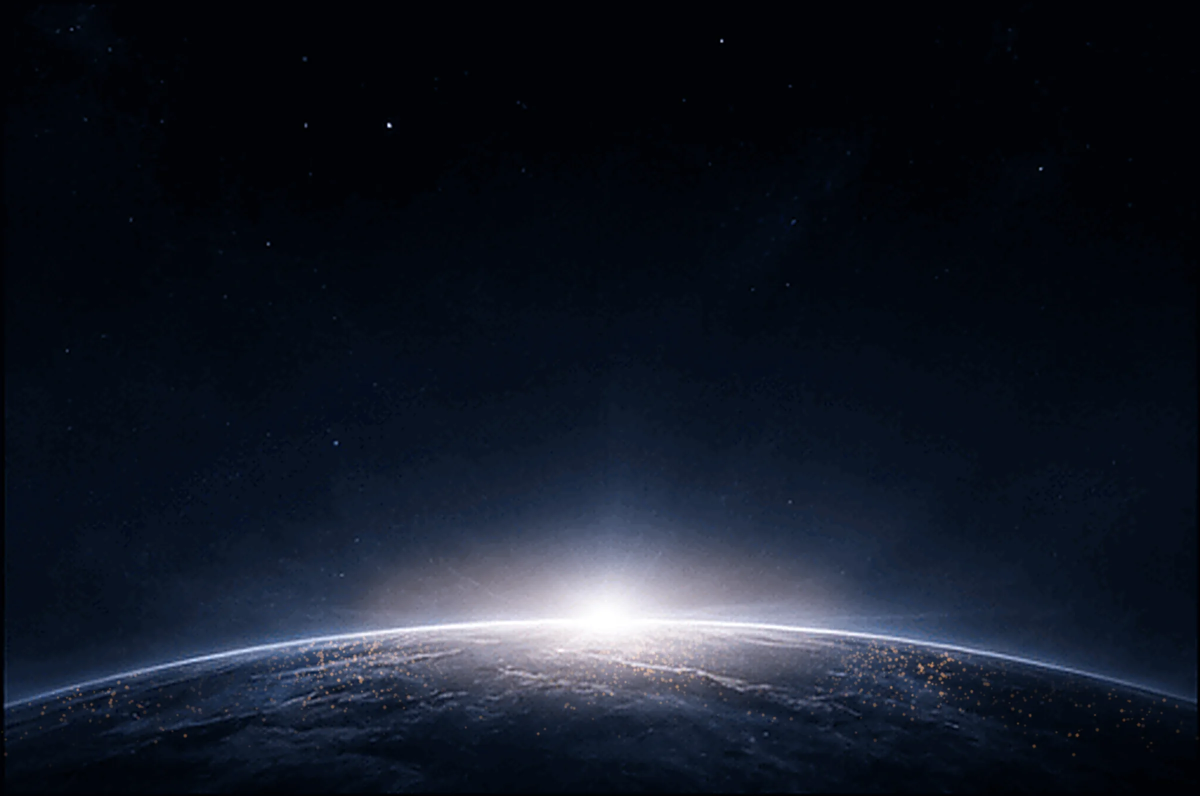
#> input picture assets/img/horizon.webp, 2400 x 1592 px (shown at 1/2 size)
$ python og.py
#> lines starting #> are read from the running program, lines starting #| are printed output that depends on the picture
# -*- coding: utf-8 -*-
"""Share image for og:image: a 1200x630 crop of the hero planet (assets/img/horizon.webp), no text rendered.
Deterministic. Run: python -I tools/og.py  -> assets/img/og.png (build.py adds the og:image tags when it exists)."""
import pathlib
from PIL import Image

ROOT = pathlib.Path(__file__).resolve().parent.parent
W, H = 1200, 630
src = Image.open(ROOT / "assets/img/horizon.webp").convert("RGB")
#> src is the input picture: PIL image 2400x1592 RGB; mean R, G, B 19, 24.9, 36.9
scale = W / src.width                                   # full width, keep the crest of the planet in frame
#> scale = 0.5
im = src.resize((W, round(src.height * scale)), Image.LANCZOS)
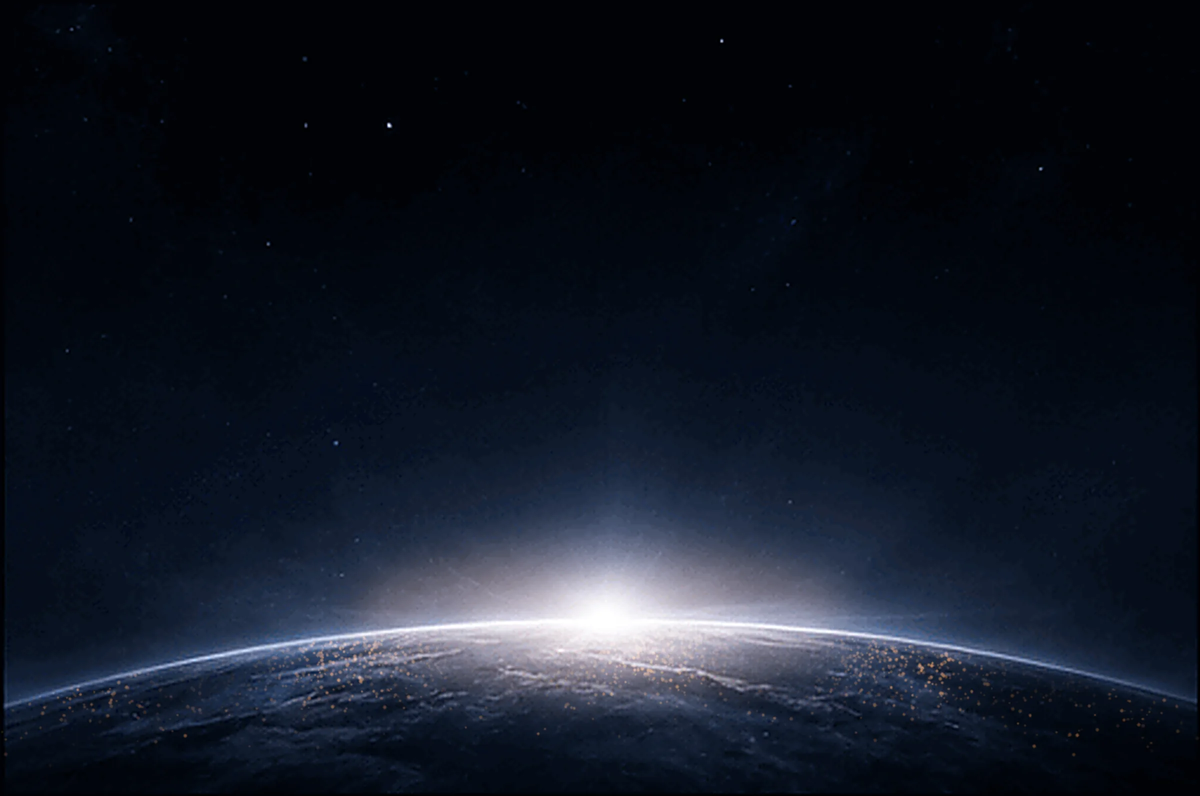
#> im: PIL image 1200x796 RGB; mean R, G, B 19, 24.9, 36.9
top = max(0, min(im.height - H, round(im.height * 0.5) - H // 2))
#> top = 83
im = im.crop((0, top, W, top + H))
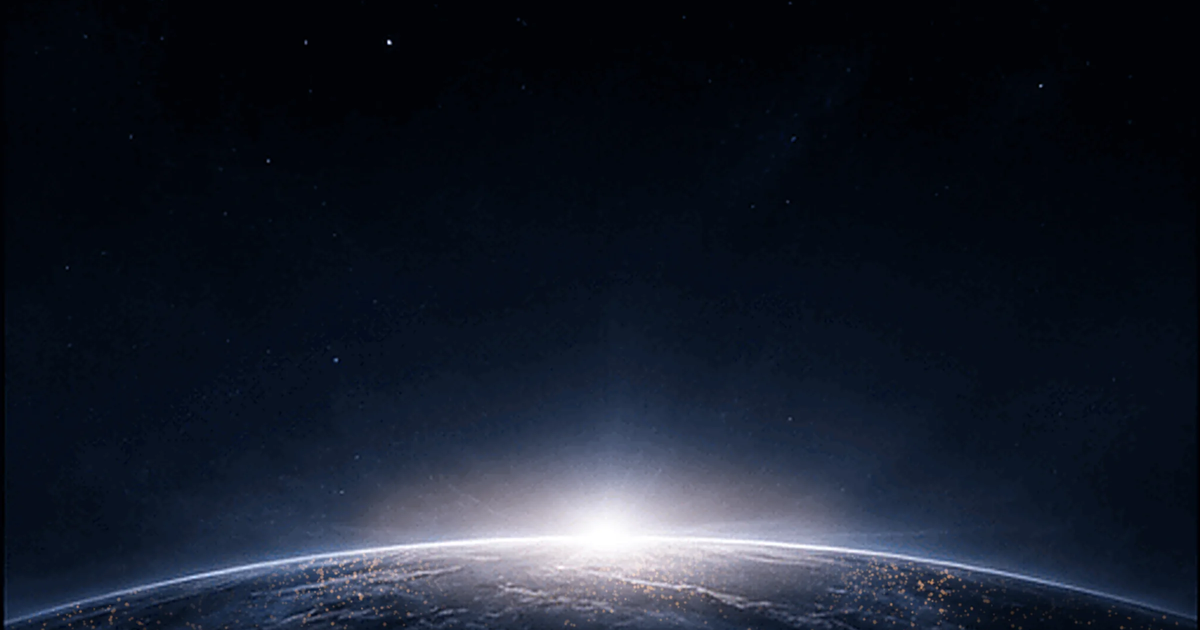
#> im: PIL image 1200x630 RGB; mean R, G, B 22.7, 29, 42
im = im.quantize(colors=192, method=Image.Quantize.MEDIANCUT, dither=Image.Dither.FLOYDSTEINBERG)
#> im: PIL image 1200x630 P
im.save(ROOT / "assets/img/og.png", optimize=True)
#> (the run stopped early here; a loop or call above may not have finished)
